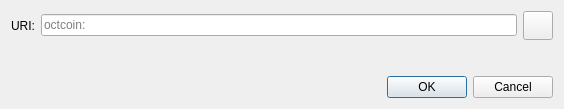
<?xml version="1.0" encoding="UTF-8"?>
<ui version="4.0">
 <class>OpenURIDialog</class>
 <widget class="QDialog" name="OpenURIDialog">
  <property name="geometry">
   <rect>
    <x>0</x>
    <y>0</y>
    <width>564</width>
    <height>109</height>
   </rect>
  </property>
  <property name="windowTitle">
   <string>Open octcoin URI</string>
  </property>
  <layout class="QVBoxLayout" name="verticalLayout">
   <item>
    <layout class="QHBoxLayout" name="horizontalLayout">
     <item>
      <widget class="QLabel" name="label">
       <property name="text">
        <string>URI:</string>
       </property>
      </widget>
     </item>
     <item>
      <widget class="QValidatedLineEdit" name="uriEdit">
       <property name="placeholderText">
        <string notr="true">octcoin:</string>
       </property>
      </widget>
     </item>
     <item>
      <widget class="QToolButton" name="pasteButton">
       <property name="toolTip">
        <string extracomment="Tooltip text for button that allows you to paste an address that is in your clipboard.">Paste address from clipboard</string>
       </property>
       <property name="text">
        <string/>
       </property>
       <property name="icon">
        <iconset resource="../octcoin.qrc">
         <normaloff>:/icons/editpaste</normaloff>:/icons/editpaste
        </iconset>
       </property>
       <property name="iconSize">
        <size>
         <width>22</width>
         <height>22</height>
        </size>
       </property>
      </widget>
     </item>
    </layout>
   </item>
   <item>
    <spacer name="verticalSpacer">
     <property name="orientation">
      <enum>Qt::Vertical</enum>
     </property>
     <property name="sizeHint" stdset="0">
      <size>
       <width>20</width>
       <height>40</height>
      </size>
     </property>
    </spacer>
   </item>
   <item>
    <widget class="QDialogButtonBox" name="buttonBox">
     <property name="orientation">
      <enum>Qt::Horizontal</enum>
     </property>
     <property name="standardButtons">
      <set>QDialogButtonBox::Cancel|QDialogButtonBox::Ok</set>
     </property>
    </widget>
   </item>
  </layout>
 </widget>
 <customwidgets>
  <customwidget>
   <class>QValidatedLineEdit</class>
   <extends>QLineEdit</extends>
   <header>qt/qvalidatedlineedit.h</header>
  </customwidget>
 </customwidgets>
 <resources/>
 <connections>
  <connection>
   <sender>buttonBox</sender>
   <signal>accepted()</signal>
   <receiver>OpenURIDialog</receiver>
   <slot>accept()</slot>
   <hints>
    <hint type="sourcelabel">
     <x>248</x>
     <y>254</y>
    </hint>
    <hint type="destinationlabel">
     <x>157</x>
     <y>274</y>
    </hint>
   </hints>
  </connection>
  <connection>
   <sender>buttonBox</sender>
   <signal>rejected()</signal>
   <receiver>OpenURIDialog</receiver>
   <slot>reject()</slot>
   <hints>
    <hint type="sourcelabel">
     <x>316</x>
     <y>260</y>
    </hint>
    <hint type="destinationlabel">
     <x>286</x>
     <y>274</y>
    </hint>
   </hints>
  </connection>
 </connections>
</ui>
